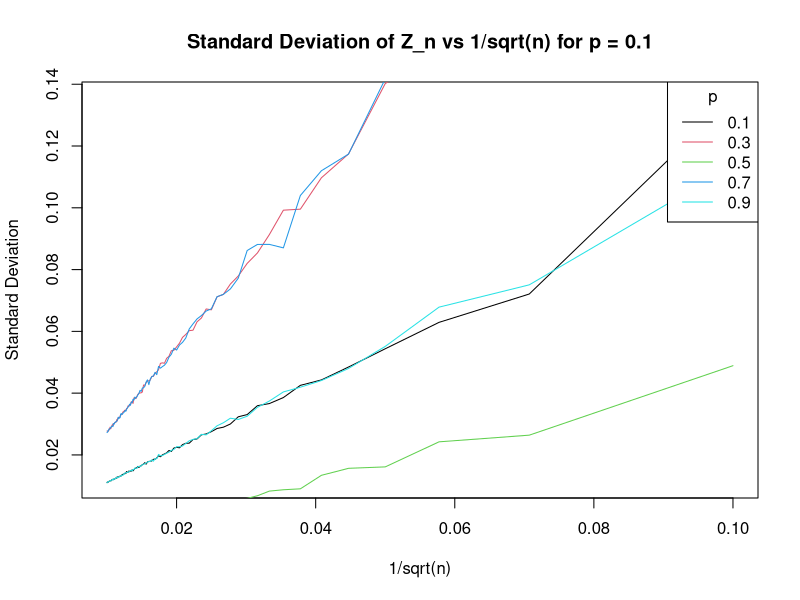

Reproduce this figure in R.
set.seed(786)

n_values <- seq(100, 10000, by = 100)  # Values of n
p_values <- seq(0.1, 0.9, by = 0.2)  # Values of p

standard_deviations <- matrix(0, nrow = length(n_values), ncol = length(p_values))

for (i in 1:length(n_values)) {
   n <- n_values[i]
   for (j in 1:length(p_values)) {
      p <- p_values[j]
      Y <- rbinom(n, n, p)
      Z <- cos(2 * pi * Y / n)
      standard_deviations[i, j] <- sd(Z)
   }
}

plot(1 / sqrt(n_values), standard_deviations[, 1], type = "l", xlab = "1/sqrt(n)", ylab = "Standard Deviation",
     main = "Standard Deviation of Z_n vs 1/sqrt(n) for p = 0.1")
for (j in 2:length(p_values)) {
   lines(1 / sqrt(n_values), standard_deviations[, j], col = j)
}
legend("topright", legend = p_values, title = "p", col = 1:length(p_values), lty = 1)
